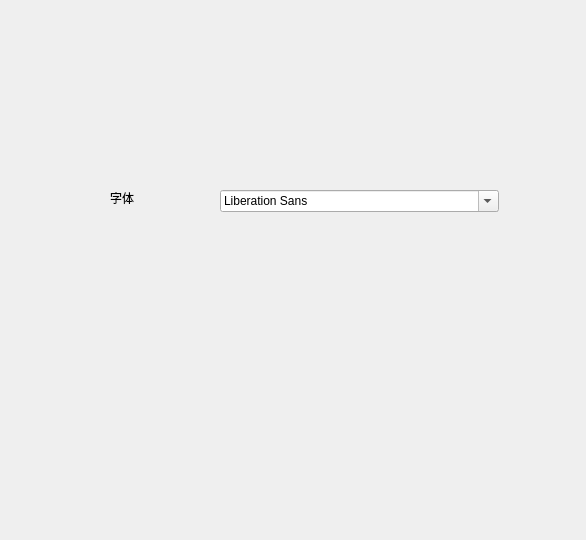
<?xml version="1.0" encoding="UTF-8"?>
<ui version="4.0">
 <class>SettingDialog</class>
 <widget class="QDialog" name="SettingDialog">
  <property name="geometry">
   <rect>
    <x>0</x>
    <y>0</y>
    <width>586</width>
    <height>540</height>
   </rect>
  </property>
  <property name="windowTitle">
   <string>Dialog</string>
  </property>
  <widget class="QLabel" name="label">
   <property name="geometry">
    <rect>
     <x>110</x>
     <y>190</y>
     <width>72</width>
     <height>15</height>
    </rect>
   </property>
   <property name="text">
    <string>字体</string>
   </property>
  </widget>
  <widget class="QFontComboBox" name="fontComboBox">
   <property name="geometry">
    <rect>
     <x>220</x>
     <y>190</y>
     <width>279</width>
     <height>22</height>
    </rect>
   </property>
  </widget>
 </widget>
 <resources/>
 <connections/>
</ui>
